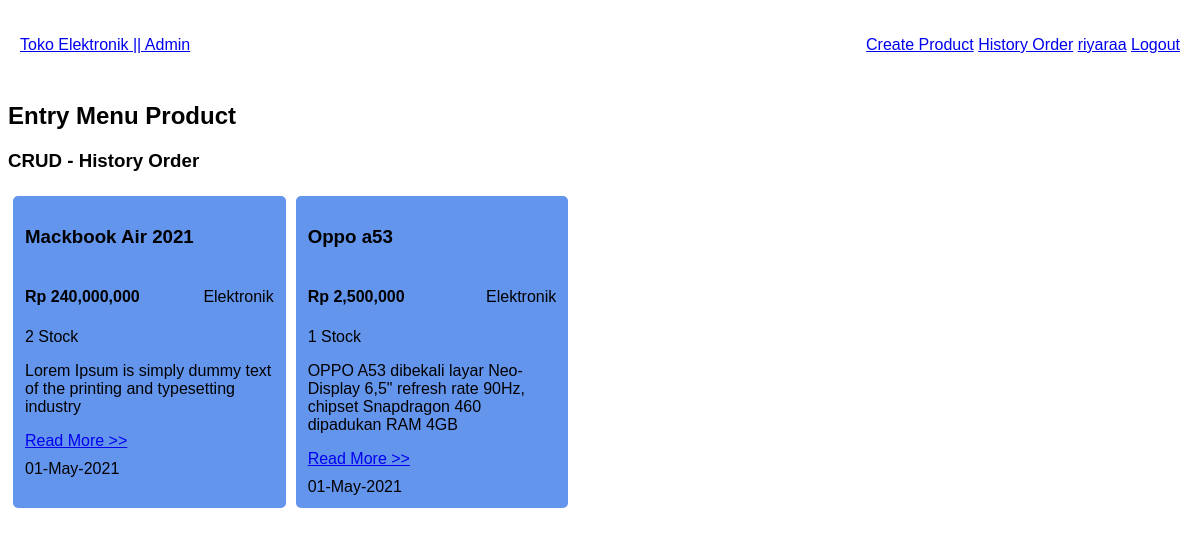
Page /views/admin/index.php (signed in) on the committed database.
### tables this page shows
CREATE TABLE `products` (
  `id_product` int(11) NOT NULL,
  `name_product` varchar(100) NOT NULL,
  `price_product` int(11) NOT NULL,
  `category_product` varchar(20) NOT NULL,
  `stock_product` int(11) NOT NULL,
  `desc_product` varchar(100) NOT NULL,
  `release_product` timestamp NOT NULL DEFAULT CURRENT_TIMESTAMP
);

### app/app.php (called while the page is built, shortened)
<?php
$dbapp = mysqli_connect("localhost", "root", "root", "test-app") or die("Failed Connect Db");
function queryData($queryData)
{
    global $dbapp;
    $data = mysqli_query($dbapp, $queryData);
    $rows = [];
    while ($row = mysqli_fetch_assoc($data)) {
        $rows[] = $row;
    }
    return $rows;
}

### views/admin/index.php (the view, shortened to what this page needs)
<?php
require('../../app/app.php');
$products = queryData("SELECT * FROM products ORDER BY id_product ASC");
?>
<?php require('partials/header.php'); ?>
<div class="container">
    <h2>Entry Menu Product</h2>
    <h3>CRUD - History Order</h3>
    <div class="column-card">
        <?php foreach ($products as $product) : ?>
            <div class="card">
                <h3><?= $product["name_product"]; ?></h3>
                <div class="card-body">
                    <h4>Rp <?= number_format($product["price_product"]); ?></h4>
                    <span><?= $product["category_product"]; ?></span>
                </div>
                <span><?= $product["stock_product"]; ?> Stock</span>
                <p><?= $product["desc_product"]; ?></p>
                <a href="detail.php?id=<?= $product["id_product"]; ?>" class="btn-card">Read More >></a>
                <div class="card-footer">
                    <span><?= date("d-M-Y", strtotime($product["release_product"])); ?></span>
                </div>
            </div>
        <?php endforeach; ?>
    </div>
</div>
<?php require('partials/footer.php'); ?>

### views/admin/assets/css/style.css (style rules this page uses)
*, html { font-family: "Poppins", sans-serif; }
.column-card { display: flex; flex-wrap: wrap; }
.card { background: cornflowerblue; padding: 12px; border-radius: 5px; flex: 0 21%; margin: 5px; }
.card-body { display: flex; align-items: center; justify-content: space-between; }
.card-footer { margin-top: 10px; }

### rows in the picture
products: name_product "Mackbook Air 2021", price_product "240,000,000", category_product "Elektronik", stock_product "2", desc_product "Lorem Ipsum is simply dummy text of the printing and typesetting industry", release_product "01-May-2021"
products: name_product "Oppo a53", price_product "2,500,000", category_product "Elektronik", stock_product "1", desc_product "OPPO A53 dibekali layar Neo-Display 6,5\" refresh rate 90Hz, chipset Snapdragon 460 dipadukan RAM 4GB", release_product "01-May-2021"

### other values in the picture
$_SESSION["full_name"] "riyaraa"
